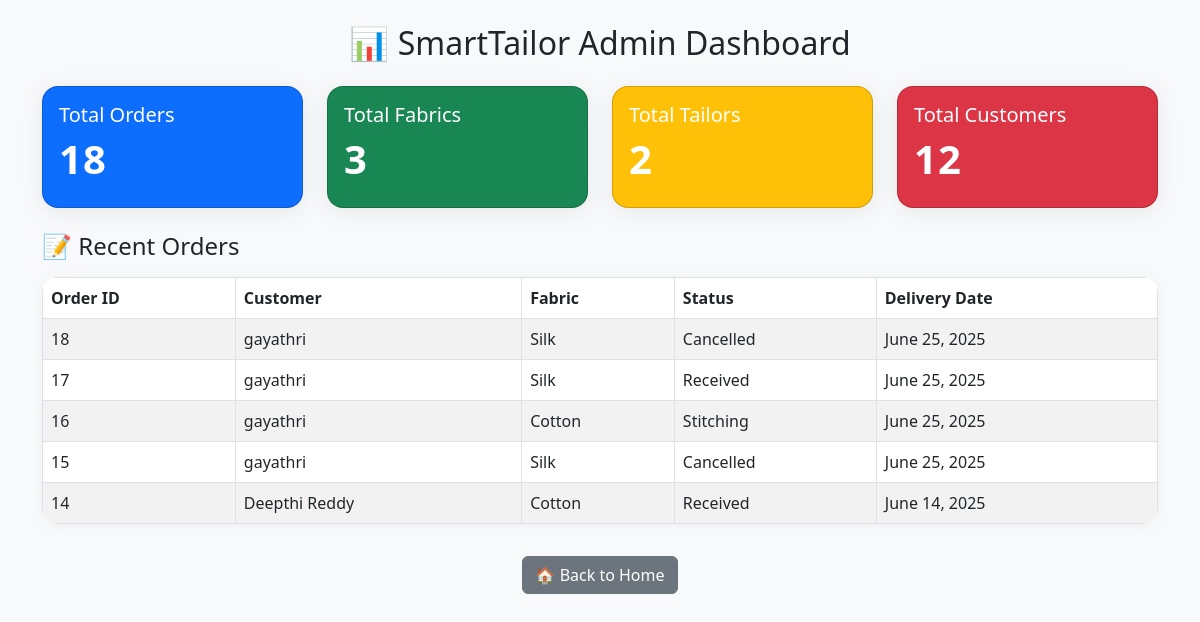
Screenshot of /admin-dashboard/ with the database file from the repository.
### core/models.py (models this page shows, shortened)
class Order(models.Model):
    customer = models.ForeignKey(Customer, on_delete=models.CASCADE)
    fabric = models.ForeignKey(Fabric, on_delete=models.SET_NULL, null=True)
    tailor = models.ForeignKey(Tailor, on_delete=models.SET_NULL, null=True)
    style_notes = models.TextField()
    measurement = models.ForeignKey(Measurement, on_delete=models.SET_NULL, null=True)
    status = models.CharField(max_length=20, choices=ORDER_STATUS_CHOICES, default="Received")
    order_date = models.DateTimeField(auto_now_add=True)
    delivery_date = models.DateField()
    created_at = models.DateTimeField (auto_now_add=True)
    design_image = models.ImageField(upload_to='designs/', null=True, blank=True,  help_text="Customer uploaded design sketch or reference image")

class Customer(models.Model):
    name = models.CharField(max_length=100)
    phone = models.CharField(max_length=15)
    email = models.EmailField()
    address = models.TextField()

class Fabric(models.Model):
    name = models.CharField(max_length=100)
    quantity_in_meters = models.FloatField()
    price_per_meter = models.FloatField()

### core/views.py (the view)
# urls.py: path('admin-dashboard/', views.admin_dashboard, name='admin_dashboard'),
def admin_dashboard(request):
    total_orders = Order.objects.count()
    total_fabrics = Fabric.objects.count()
    total_tailors = Tailor.objects.count()
    total_customers = Customer.objects.count()
    recent_orders = Order.objects.order_by('-id')[:5]
    return render(request, 'core/admin_dashboard.html', {
        'total_orders': total_orders,
        'total_fabrics': total_fabrics,
        'total_tailors': total_tailors,
        'total_customers': total_customers,
        'recent_orders': recent_orders,
    })

### core/templates/core/admin_dashboard.html (shortened to what this page needs)
<!DOCTYPE html>
<html>
<head>
    <link rel="stylesheet" href="https://cdn.jsdelivr.net/npm/bootstrap@5.3.0/dist/css/bootstrap.min.css">
</head>
<body class="bg-light p-4">
    <div class="container">
        <h2 class="text-center mb-4" style="animation: fadeInUp 1s 0s both;">📊 SmartTailor Admin Dashboard</h2>
        <div class="row mb-4">
            <div class="col-md-3">
                <div class="card text-white bg-primary">
                    <div class="card-body">
                        <h5>Total Orders</h5>
                        <h2>{{ total_orders }}</h2>
                    </div>
                </div>
            </div>
            <div class="col-md-3">
                <div class="card text-white bg-success">
                    <div class="card-body">
                        <h5>Total Fabrics</h5>
                        <h2>{{ total_fabrics }}</h2>
                    </div>
                </div>
            </div>
            <div class="col-md-3">
                <div class="card text-white bg-warning">
                    <div class="card-body">
                        <h5>Total Tailors</h5>
                        <h2>{{ total_tailors }}</h2>
                    </div>
                </div>
            </div>
            <div class="col-md-3">
                <div class="card text-white bg-danger">
                    <div class="card-body">
                        <h5>Total Customers</h5>
                        <h2>{{ total_customers }}</h2>
                    </div>
                </div>
            </div>
        </div>
        <h4 style="animation: fadeInUp 1s 1s both;">📝 Recent Orders</h4>
        <table class="table table-bordered table-striped mt-3">
            <thead>
                <tr>
                    <th>Order ID</th>
                    <th>Customer</th>
                    <th>Fabric</th>
                    <th>Status</th>
                    <th>Delivery Date</th>
                </tr>
            </thead>
            <tbody>
                {% for order in recent_orders %}
                <tr>
                    <td>{{ order.id }}</td>
                    <td>{{ order.customer.name }}</td>
                    <td>{{ order.fabric.name }}</td>
                    <td>{{ order.status }}</td>
                    <td>{{ order.delivery_date }}</td>
                </tr>
                {% endfor %}
            </tbody>
        </table>
        <div class="text-center">
            <a href="/" class="btn btn-secondary mt-3">🏠 Back to Home</a>
        </div>
    </div>
</body>
</html>

### core/templates/core/admin_dashboard.html (style rules this page uses)
.card { border-radius: 1rem; box-shadow: 0 4px 24px rgba(0,0,0,0.07); opacity: 0; transform: translateY(40px) scale(0.97); animation: fadeInUp 0.8s forwards; }
.card-body h2 { font-size: 2.5rem; font-weight: bold; letter-spacing: 1px; }
.row .col-md-3:nth-child(1) .card { animation-delay: 0.1s; }
.row .col-md-3:nth-child(2) .card { animation-delay: 0.3s; }
.row .col-md-3:nth-child(3) .card { animation-delay: 0.5s; }
.row .col-md-3:nth-child(4) .card { animation-delay: 0.7s; }
table { background: #fff; border-radius: 1rem; overflow: hidden; box-shadow: 0 2px 16px rgba(0,0,0,0.04); animation: fadeInTable 1.2s 0.8s both; }
.btn-secondary { transition: background 0.3s, color 0.3s, transform 0.2s; }

### rows the page displays
Order: id "18", customer.name "gayathri", fabric.name "Silk", status "Cancelled", delivery_date "June 25, 2025"
Order: id "17", customer.name "gayathri", fabric.name "Silk", status "Received", delivery_date "June 25, 2025"
Order: id "16", customer.name "gayathri", fabric.name "Cotton", status "Stitching", delivery_date "June 25, 2025"
Order: id "15", customer.name "gayathri", fabric.name "Silk", status "Cancelled", delivery_date "June 25, 2025"
Order: id "14", customer.name "Deepthi Reddy", fabric.name "Cotton", status "Received", delivery_date "June 14, 2025"

### other values shown
{{ total_orders }} "18"
{{ total_fabrics }} "3"
{{ total_tailors }} "2"
{{ total_customers }} "12"
